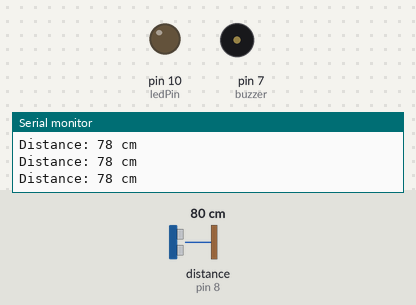
A sketch run on a simulated Arduino Uno, built with avr-gcc and run on an emulated ATmega328P. Parts: output pins drawn as LEDs (lit = HIGH), buzzer (waves = sounding), the last lines printed to the serial monitor. Wiring (inferred from the names in the program): ultrasonic range finder: trigger pin 9; echo pin 8. The test bench sets the inputs (shaded band); at power-on: distance to the obstacle (sensor on pin 8) 80 cm. The echo pulse lasts 58.3 µs per cm; pins used as bus, display or sensor lines are not drawn.

Above: at 1.3 s.
1.4 s: distance to the obstacle (sensor on pin 8) set to 12 cm
2.9 s: distance to the obstacle (sensor on pin 8) set to 9 cm
At 4.1 s:
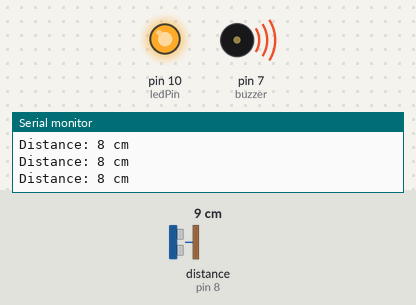
4.5 s: distance to the obstacle (sensor on pin 8) set to 18 cm
At 5.3 s:
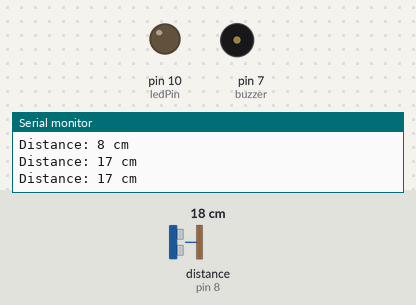
6.0 s: distance to the obstacle (sensor on pin 8) set to 2 cm
At 6.6 s:
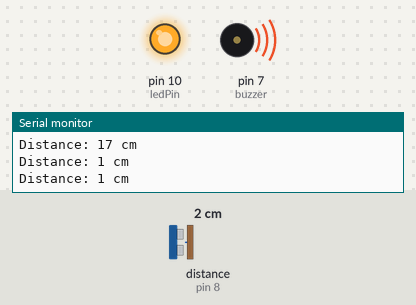
Timing chart, 0 to 8.5 s (numbered marks = the images above; inputs shaded):
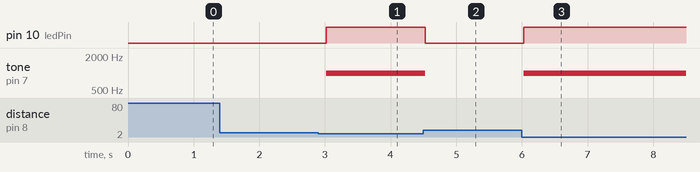

The sketch:

obstacle.ino
```cpp
int trigPin = 9;
int echoPin = 8;
int buzzer = 7;
int ledPin = 10;
long duration;
int distance;

void setup()
{
  pinMode(trigPin, OUTPUT);
  pinMode(echoPin, INPUT);
  pinMode(buzzer, OUTPUT);
  pinMode(ledPin, OUTPUT);
  Serial.begin(9600);
}

void loop()
{
  digitalWrite(trigPin, LOW);
  delayMicroseconds(2);
  digitalWrite(trigPin, HIGH);
  delayMicroseconds(10);
  digitalWrite(trigPin, LOW);

  duration = pulseIn(echoPin, HIGH);
  distance = duration * 0.034 / 2;

  if (distance < 10)
  {
    digitalWrite(ledPin, HIGH);
    tone(buzzer, 1000);
  }
  else
  {
    digitalWrite(ledPin, LOW);
    noTone(buzzer);
  }

  Serial.print("Distance: ");
  Serial.print(distance);
  Serial.println(" cm");
  delay(500);
}
```

Measured:
- the behaviour switches between 11 and 10 cm on distance to the obstacle (sensor on pin 8) (found by bisection; images 0 and 1)
- after the input at 2.9 s, pin 10 (ledPin): LOW → HIGH after 0.12 s; tone on pin 7 (buzzer): silent → 1000 Hz after 0.12 s
- after the input at 4.5 s, pin 10 (ledPin): HIGH → LOW at once; tone on pin 7 (buzzer): 1000 Hz → silent at once
- after the input at 6.0 s, pin 10 (ledPin): LOW → HIGH at once; tone on pin 7 (buzzer): silent → 1000 Hz at once
